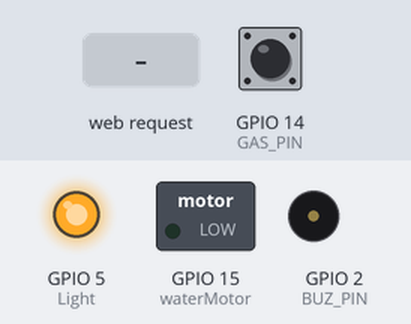
A sketch run on a simulated ESP8266 (NodeMCU). On the bench: switched loads named in the sketch (green lamp = pin HIGH), output pins drawn as LEDs (lit = HIGH), buzzer (waves = sounding, pin HIGH). Inputs (shaded band) come from the test bench; at power-on: GPIO 14 (GAS_PIN) HIGH. WiFi joins after 1.5 s; servers stay silent unless stated; what the sketch prints to the serial monitor is not drawn.

Above: at 2.7 s.
2.8 s: HTTP request GET /LED_OFF received
At 3.9 s:
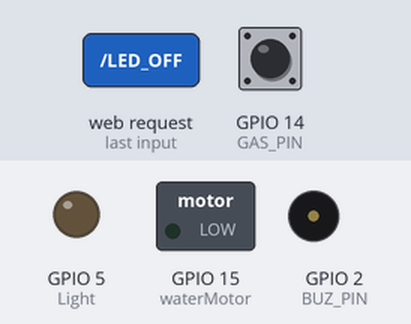
4.3 s: GPIO 14 (GAS_PIN) pulled LOW for 0.15 s
At 4.37 s:
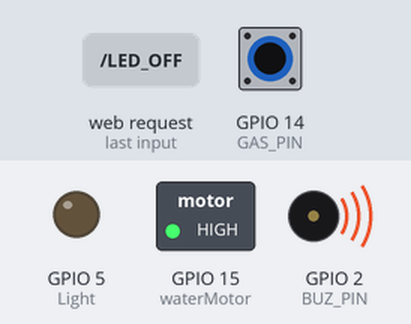
5.9 s: GPIO 14 (GAS_PIN) pulled LOW for 3.2 s
At 9.8 s:
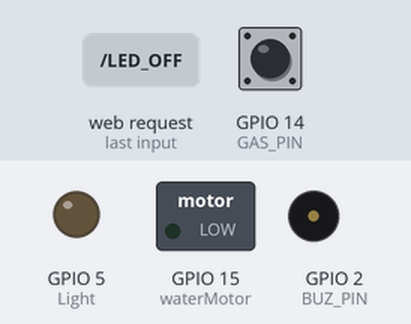
10.6 s: HTTP request GET /LED_ON received
At 11.0 s:
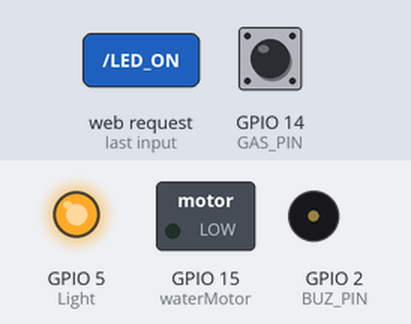
12.1 s: GPIO 14 (GAS_PIN) pulled LOW for 1 s
At 14.1 s:
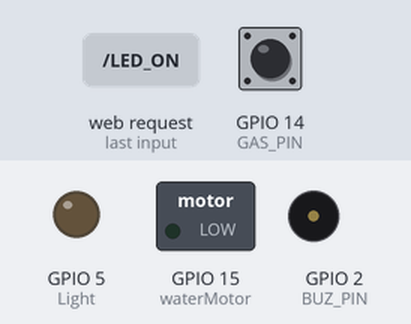
Timing chart, 0 to 15.6 s (numbered marks = the images above; inputs shaded):
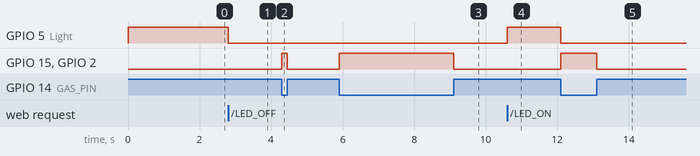

The sketch:

IOT_GAS_AduinoCode.ino
```cpp
#include <ESP8266WiFi.h>
const char* ssid = "P";    //  Your Wi-Fi Name
const char* password = "whoareyou";   // Wi-Fi Password
int BUZ_PIN = 2;   // led connected to GPIO2 (D4)
int GAS_PIN = 14;
int waterMotor=15;
int Light=5;

volatile bool gasDetected = false;
WiFiServer server(80);

/*void IRAM_ATTR buttonISR() {
    gasDetected = true;
    digitalWrite(BUZ_PIN,HIGH);
    digitalWrite(waterMotor,HIGH);
    digitalWrite(Light,LOW);
}*/

void setup()
{
  Serial.begin(115200); //Default Baudrate
  pinMode(BUZ_PIN, OUTPUT);
  pinMode(waterMotor, OUTPUT);
  pinMode(GAS_PIN, INPUT_PULLUP);
  pinMode(Light, OUTPUT);
  digitalWrite(BUZ_PIN, LOW);//Initially keeping buzzer OFF
  digitalWrite(waterMotor, LOW);//Initially keeping water motor OFF
  digitalWrite(Light, HIGH);//Initially keeping lights ON
  Serial.print("Connecting to the Newtork..");
  WiFi.begin(ssid, password);
  //attachInterrupt(digitalPinToInterrupt(GAS_PIN), buttonISR, FALLING);

  while (WiFi.status() != WL_CONNECTED)
  {
    delay(500);
    Serial.print(".");
  }
  Serial.println("WiFi connected");
  server.begin();  // Starts the Server
  Serial.println("Server started");
  Serial.print("IP Address of network: "); // will IP address on Serial Monitor
  Serial.println(WiFi.localIP());
  Serial.print("Copy and paste the following URL: http://"); // Will print IP address in URL format
  Serial.print(WiFi.localIP());
  Serial.println("/");
}

void loop()
{
  WiFiClient client = server.available();
  if (client)
  {
      Serial.println("Waiting for new client");
      while(!client.available())
      {
        delay(1);
      }

      String request = client.readStringUntil('\r');
      Serial.println(request);
      client.flush();

      if(request.indexOf("/LED_ON") != -1)
      {
        digitalWrite(Light, HIGH); // Turn LED ON
      }

      if(request.indexOf("/LED_OFF") != -1)
      {
        digitalWrite(Light, LOW); // Turn LED OFF
      }

    //*------------------HTML Page Code---------------------*//
      client.println("HTTP/1.1 200 OK"); //
      client.println("Content-Type: text/html");
      client.println("");
      client.println("<!DOCTYPE HTML>");
      client.println("<html>");
      client.print(" Gas Leakage Status: ");

      if(digitalRead(GAS_PIN) == LOW)
      {
        client.print("DETECTED");
        digitalWrite(BUZ_PIN,HIGH);
        digitalWrite(waterMotor,HIGH);
        digitalWrite(Light,LOW);
      }
      else
      {
        client.print("NORMAL");
        digitalWrite(BUZ_PIN,LOW);
        digitalWrite(waterMotor,LOW);
        //digitalWrite(Light,HIGH);
      }
      client.println("<br><br>");
      client.println("<a href=\"/LED_ON\"\"><button>ON</button></a>");
      client.println("<a href=\"/LED_OFF\"\"><button>OFF</button></a><br />");
      client.println("</html>");
      delay(1);
      Serial.println("Client disonnected");
      Serial.println("");
  }
  else
  {
      if(digitalRead(GAS_PIN) == LOW)
      {
        digitalWrite(BUZ_PIN,HIGH);
        digitalWrite(waterMotor,HIGH);
        digitalWrite(Light,LOW);
      }
      else
      {
        digitalWrite(BUZ_PIN,LOW);
        digitalWrite(waterMotor,LOW);
        //digitalWrite(Light,HIGH);
      }
  }
}
```

Measured:
- after the input at 2.8 s, GPIO 5 (Light): HIGH → LOW at once
- after the input at 4.3 s, GPIO 15 (waterMotor), GPIO 2 (BUZ_PIN): LOW → HIGH at once, → LOW 0.15 s later
- after the input at 5.9 s, GPIO 15 (waterMotor), GPIO 2 (BUZ_PIN): LOW → HIGH at once, → LOW 3.2 s later
- after the input at 10.6 s, GPIO 5 (Light): LOW → HIGH at once
- after the input at 12.1 s, GPIO 5 (Light): HIGH → LOW at once; GPIO 15 (waterMotor), GPIO 2 (BUZ_PIN): LOW → HIGH at once, → LOW 1.0 s later
